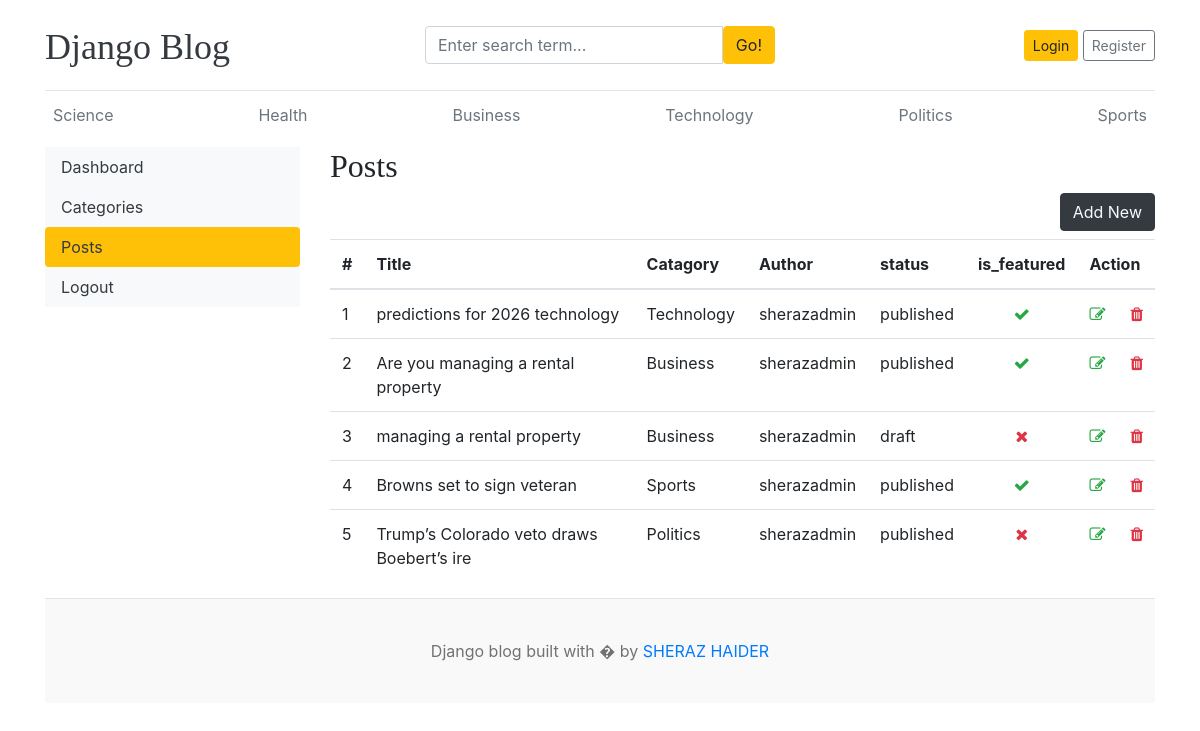
The page /dashboard/posts/ on the database as committed earlier.
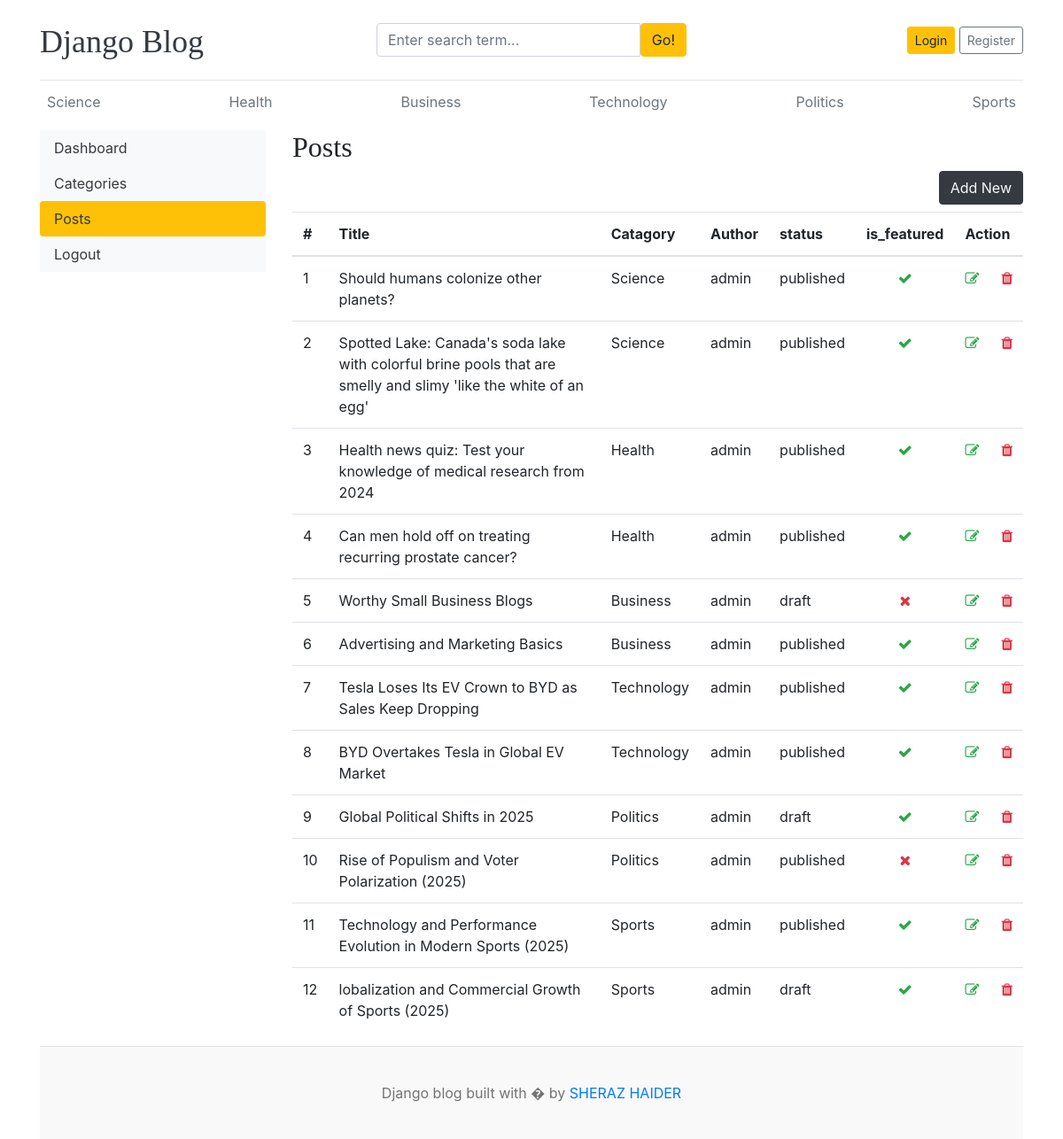
The same page on the database as committed later.
### blogs/models.py (models this page shows, shortened)
class Catagory(models.Model):
    catagory_name = models.CharField(max_length=50, unique=True)
    created_at = models.DateTimeField(auto_now_add=True)
    updated_at = models.DateTimeField(auto_now=True)
    class Meta:
        verbose_name_plural = "Catagories"
    def __str__(self):
        return self.catagory_name

class Blog(models.Model):
    title = models.CharField(max_length=200)
    slug = models.SlugField(max_length=200, unique=True, blank=True)
    catagory = models.ForeignKey(Catagory, on_delete=models.CASCADE)
    author = models.ForeignKey(User, on_delete=models.CASCADE)
    featured_image = models.ImageField(upload_to='uploads/%Y/%m/%d/')
    short_description = models.TextField(max_length=500)
    blog_body = models.TextField(max_length=5000)
    status = models.CharField(max_length=100, choices=STATUS_CHOICES, default='draft')
    is_featured = models.BooleanField(default=False)
    created_at = models.DateTimeField(auto_now_add=True)
    updated_at = models.DateTimeField(auto_now=True)

### dashboards/views.py (the view)
# urls.py: path('posts/', views.posts, name='posts'),
def posts(request):
    posts = Blog.objects.all()
    context = {
        "posts": posts,
    }
    return render(request, "dashboard/posts.html", context)

### blogs/context_processors.py (called while the page is built)
def get_catagories(request):
    catagories = Catagory.objects.all()
    return dict(catagories=catagories)

def get_social_links(request):
    social_links = SocialLink.objects.all()
    return dict(social_links=social_links)

### templates/dashboard/posts.html (shortened to what this page needs)
{% extends "base.html" %}
{% block content %}
<div class = 'row'>
{% include "dashboard/sidebar.html" %}
    <div class="col-md-9">
        <h2>Posts</h2>
        <a href="{% url 'add_post' %}" class= "btn btn-dark text-light float-right mb-2">Add New</a>
    <table class="table table-hover">
  <thead>
    <tr>
      <th>#</th>
      <th>Title</th>
      <th>Catagory</th>
      <th>Author</th>
      <th>status</th>
      <th>is_featured</th>
      <th>Action</th>
    </tr>
  </thead>
  <tbody>
    {% for post in posts %}
    <tr>
      <td>{{ forloop.counter }}</td>
      <td>{{ post.title }}</td>
      <td>{{ post.catagory }}</td>
      <td>{{ post.author }}</td>
      <td>{{ post.status }}</td>
      <td class="text-center">{% if post.is_featured %}<i class="fa fa-check text-success"></i>{% else %}<i class="fa fa-times text-danger"></i>{% endif %}</td>
      <td class="text-nowrap">
        <a href="{% url 'edit_post' post.id %}"><i class="fa fa-edit text-success"></i></a>
        <a href="{% url 'delete_post' post.id %}"><i class="fa fa-trash text-danger"></i></a>
      </td>
    </tr>
    {% endfor %}
  </tbody>
</table>
    </div>
</div>
{% endblock content %}

### templates/base.html (shortened to what this page needs)
{% load static %}
<!DOCTYPE html>
<html lang="en">
<head>
    <link href="https://getbootstrap.com/docs/4.0/dist/css/bootstrap.min.css" rel="stylesheet">
    <link href="{% static 'css/blog.css' %}" rel="stylesheet">
    <link rel="stylesheet" href="https://cdnjs.cloudflare.com/ajax/libs/font-awesome/4.7.0/css/font-awesome.min.css">
  </head>
<body>
    <div class="container">
      <header class="blog-header py-3">
        <div class="row flex-nowrap justify-content-between align-items-center">
          <div class="col-4 pt-1">
            <a class="blog-header-logo text-dark" href="/">Django Blog</a>
          </div>
          <div class="col-4">
            <form action="{% url 'search' %}" method="GET">
              <div class="input-group">
                        <input class="form-control" type="text" name="keyword" value="{{ keyword }}" placeholder="Enter search term..." aria-label="Enter search term..." aria-describedby="button-search" />
                        <button type="submit" class="btn btn-warning" id="button-search" type="button">Go!</button>
                    </div>
            </form>
          </div>
          <div class="col-4 d-flex justify-content-end align-items-center">
            {% if not user.is_authenticated %}
            <a class="btn btn-sm btn-warning" href="{% url 'login' %}">Login</a> &nbsp;
            <a class="btn btn-sm btn-outline-secondary" href="{% url 'register' %}">Register</a>
            {% else %}
            <span class="mr-2 btn btn-sm btn-outline-secondary"><a href="{% url 'dashboard' %}">Dashboard</a></span>
            &emsp;
            <a class="btn btn-sm btn-outline-secondary" href="{% url 'logout' %}">Logout</a>
            {% endif %}
          </div>
        </div>
      </header>
      <div class="nav-scroller py-1 mb-2">
        <nav class="nav d-flex justify-content-between">
            {% for cat in catagories %}
          <a class="p-2 text-muted" href="{% url 'posts_by_catagory' cat.id %}">{{ cat.catagory_name }}</a>
            {% endfor %}
        </nav>
      </div>
{% block content %}{% endblock content %}
<footer class="blog-footer">
  <p>Django blog built with � by <a href="#">SHERAZ HAIDER</a></p>
</footer>
</body>
</html>

Rows that differ between the two databases and show on the page:
removed Blog: title "predictions for 2026 technology", catagory "Technology", author "sherazadmin", status "published", is_featured True (drawn)
removed Blog: title "Are you managing a rental property", catagory "Business", author "sherazadmin", status "published", is_featured True (drawn)
removed Blog: title "managing a rental property", catagory "Business", author "sherazadmin", status "draft", is_featured False (drawn)
removed Blog: title "Browns set to sign veteran", catagory "Sports", author "sherazadmin", status "published", is_featured True (drawn)
removed Blog: title "Trump’s Colorado veto draws Boebert’s ire", catagory "Politics", author "sherazadmin", status "published", is_featured False (drawn)
added Blog: title "Should humans colonize other planets?", catagory "Science", author "admin", status "published", is_featured True (drawn)
added Blog: title "Spotted Lake: Canada's soda lake with colorful brine pools that are smelly and slimy 'like the white of an egg'", catagory "Science", author "admin", status "published", is_featured True (drawn)
added Blog: title "Health news quiz: Test your knowledge of medical research from 2024", catagory "Health", author "admin", status "published", is_featured True (drawn)
added Blog: title "Can men hold off on treating recurring prostate cancer?", catagory "Health", author "admin", status "published", is_featured True (drawn)
added Blog: title "Worthy Small Business Blogs", catagory "Business", author "admin", status "draft", is_featured False (drawn)
added Blog: title "Advertising and Marketing Basics", catagory "Business", author "admin", status "published", is_featured True (drawn)
added Blog: title "Tesla Loses Its EV Crown to BYD as Sales Keep Dropping", catagory "Technology", author "admin", status "published", is_featured True (drawn)
added Blog: title "BYD Overtakes Tesla in Global EV Market", catagory "Technology", author "admin", status "published", is_featured True (drawn)
added Blog: title "Global Political Shifts in 2025", catagory "Politics", author "admin", status "draft", is_featured True (drawn)
added Blog: title "Rise of Populism and Voter Polarization (2025)", catagory "Politics", author "admin", status "published", is_featured False (drawn)
added Blog: title "Technology and Performance Evolution in Modern Sports (2025)", catagory "Sports", author "admin", status "published", is_featured True (drawn)
added Blog: title "lobalization and Commercial Growth of Sports (2025)", catagory "Sports", author "admin", status "draft", is_featured True (drawn)
